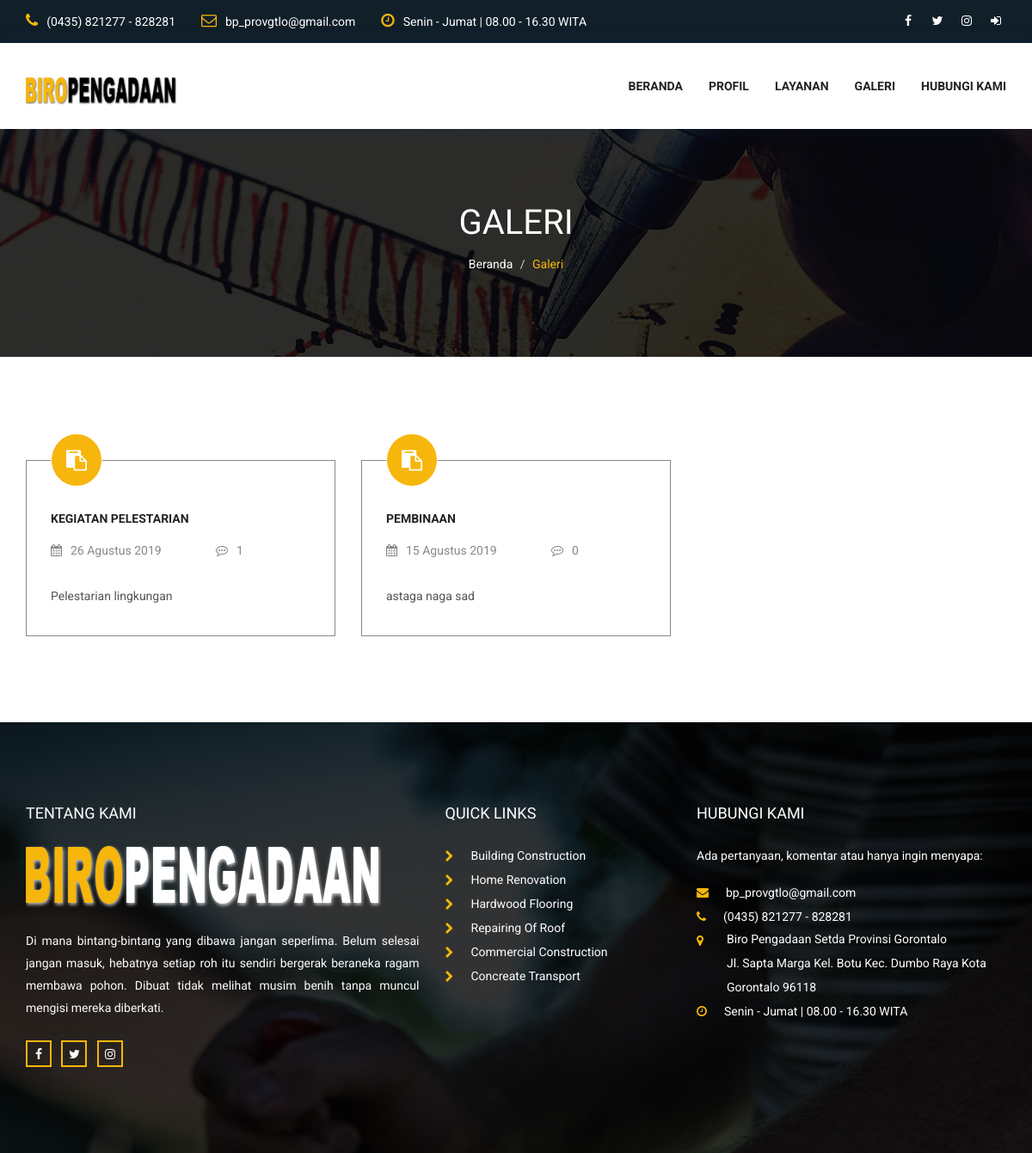
Page /index.php/galeri on the committed database.
### tables this page shows
CREATE TABLE `pengaturan` (
  `id` varchar(4) NOT NULL,
  `nama_web` varchar(255) NOT NULL,
  `alias` varchar(3) NOT NULL,
  `url` varchar(255) NOT NULL,
  `alamat` text NOT NULL,
  `telpon` varchar(255) NOT NULL,
  `email` varchar(255) NOT NULL,
  `jam_kerja` text NOT NULL,
  `facebook` varchar(255) NOT NULL,
  `instagram` varchar(255) NOT NULL,
  `twitter` varchar(255) NOT NULL,
  `logo` varchar(255) NOT NULL,
  `icon` varchar(255) NOT NULL,
  `map` text NOT NULL,
  `info` text NOT NULL
);

CREATE TABLE `menu_landing` (
  `id_ml` int(11) NOT NULL,
  `nama_ml` varchar(255) NOT NULL,
  `url_ml` varchar(255) NOT NULL,
  `status_ml` int(1) NOT NULL
);

CREATE TABLE `galeri_kegiatan` (
  `id_gk` int(11) NOT NULL,
  `tgl_gk` date NOT NULL,
  `judul_gk` varchar(255) NOT NULL,
  `uraian` text NOT NULL,
  `hit` int(11) NOT NULL
);

### application/controllers/Galeri.php (called while the page is built, shortened)
<?php
class Galeri extends CI_Controller {
	public function index()
	{
		$data['pengaturan'] = $this->Admin_model->pengaturan();
		$data['menulanding'] = $this->Admin_model->menulanding();
		$data['judul'] = "Galeri";
		$data['galeri_kegiatan'] = $this->Admin_model->galeri_kegiatan();
		$this->load->view('template/landing/header', $data);
		$this->load->view('template/landing/navbar', $data);
		$this->load->view('landing/galeri/index', $data);
		$this->load->view('template/landing/footer', $data);
	}
}

### index.php (called while the page is built, shortened)
<?php
require_once BASEPATH.'core/CodeIgniter.php';

### application/models/Admin_model.php (called while the page is built, shortened)
<?php
class Admin_model extends CI_Model {
	function pengaturan(){
		$this->db->where('id', 'atur');
		return $this->db->get('pengaturan')->row_array();
	}
    function menulanding($id_ml=null){
        if($id_ml==null){
            $this->db->select('*');
            $this->db->from('menu_landing');
            $this->db->order_by('id_ml', 'ASC');
            $this->db->where('status_ml', 1);
            return $this->db->get()->result_array();
        } else {
            $this->db->select('*');
            $this->db->from('menu_landing');
            $this->db->where('menu_landing.id_ml', $id_ml);
            return $this->db->get()->row_array();
        }
    }
    function galeri_kegiatan($id_gk=null){
        if($id_gk==null){
            $this->db->select('*');
            $this->db->from('galeri_kegiatan');
            $this->db->order_by('tgl_gk', 'DESC');
            return $this->db->get()->result_array();
        } else {
            $this->db->select('*');
            $this->db->from('galeri_kegiatan');
            $this->db->where('id_gk', $id_gk);
            return $this->db->get()->row_array();
        }
    }
}

### application/views/landing/galeri/index.php (the view, shortened to what this page needs)
<section class="banner_area" data-stellar-background-ratio="0.5">
    <h2><?=$judul ?></h2>
    <ol class="breadcrumb">
        <li><a href="<?=base_url() ?>">Beranda</a></li>
        <li><a href="#" class="active"><?=$judul ?></a></li>
    </ol>
</section>
<section class="blog_tow_area">
    <div class="container">
       <div class="row blog_tow_row">
            <?php foreach ($galeri_kegiatan as $gk): ?>
                <?php
                    $this->db->select('*');
                    $this->db->from('dok_kegiatan');
                    $this->db->where('id_gk', $gk['id_gk']);
                    $this->db->order_by('id_dk', 'ASC');
                    $this->db->limit(1);
                    $this->db->where('id_gk', $gk['id_gk']);
                    $jlh_komentar_galeri = $this->db->get('komentar_galeri')->num_rows();
                    $tgl = substr($gk['tgl_gk'], 8, 2);
                  $bln = substr($gk['tgl_gk'], 5, 2);
                  $thn = substr($gk['tgl_gk'], 0, 4);
                  if($bln=='01'){
                      $bulan='Januari';
                  } else if($bln=='02'){
                      $bulan='Februari';
                  } else if($bln=='03'){
                      $bulan='Maret';
                  } else if($bln=='04'){
                      $bulan='April';
                  } else if($bln=='05'){
                      $bulan='Mei';
                  } else if($bln=='06'){
                      $bulan='Juni';
                  } else if($bln=='07'){
                      $bulan='Juli';
                  } else if($bln=='08'){
                      $bulan='Agustus';
                  } else if($bln=='09'){
                      $bulan='September';
                  } else if($bln=='10'){
                      $bulan='Oktober';
                  } else if($bln=='11'){
                      $bulan='November';
                  } else if($bln=='12'){
                      $bulan='Desember';
                  }
                    $tanggal_gk = $tgl.' '.$bulan.' '.$thn;
                ?>
                <div class="col-md-4 col-sm-6">
                    <div class="renovation">
                        <div class="renovation_content">
                            <a class="clipboard" href="<?=base_url('galeri/detail/').$gk['id_gk'] ?>"><i class="fa fa-clipboard" aria-hidden="true"></i></a>
                            <a class="tittle" href="<?=base_url('galeri/detail/').$gk['id_gk'] ?>"><?=$gk['judul_gk'] ?></a>
                            <div class="date_comment">
                                <a href="<?=base_url('galeri/detail/').$gk['id_gk'] ?>"><i class="fa fa-calendar" aria-hidden="true"></i><?=$tanggal_gk ?></a>
                                <a href="<?=base_url('galeri/detail/').$gk['id_gk'] ?>"><i class="fa fa-commenting-o" aria-hidden="true"></i><?=$jlh_komentar_galeri ?></a>
                            </div>
                            <p class="text-justify"><?=$gk['uraian'] ?></p>
                        </div>
                    </div>
                </div>
            <?php endforeach ?>
       </div>
    </div>
</section>

### application/views/template/landing/header.php (shortened to what this page needs)
<!DOCTYPE html>
<html lang="en">
<head>
    <link href="<?=base_url('assets/landing/')?>css/bootstrap.min.css" rel="stylesheet">
    <link href="<?=base_url('assets/landing/')?>vendors/animate/animate.css" rel="stylesheet">
	<link rel="stylesheet" href="<?=base_url('assets/landing/')?>vendors/font-awesome/css/font-awesome.min.css">
    <link rel="stylesheet" href="<?=base_url('assets/landing/')?>vendors/camera-slider/camera.css">
	<link rel="stylesheet" type="text/css" href="<?=base_url('assets/landing/')?>vendors/owl_carousel/owl.carousel.css" media="all">
	<link rel="stylesheet" type="text/css" href="<?=base_url('assets/landing/')?>css/style.css" media="all" />
</head>

### application/views/template/landing/navbar.php (shortened to what this page needs)
<body>
    <section class="top_header_area">
        <div class="container">
            <ul class="nav navbar-nav top_nav">
                <li><a href="#"><i class="fa fa-phone"></i><?=$pengaturan['telpon'] ?></a></li>
                <li><a href="#"><i class="fa fa-envelope-o"></i><?=$pengaturan['email'] ?></a></li>
                <li><a href="#"><i class="fa fa-clock-o"></i><?=$pengaturan['jam_kerja'] ?></a></li>
            </ul>
            <ul class="nav navbar-nav navbar-right social_nav">
                <li><a href="http://www.facebook.com/<?=$pengaturan['facebook'] ?>" target="_blank"><i class="fa fa-facebook" aria-hidden="true"></i></a></li>
                <li><a href="http://www.twitter.com/<?=$pengaturan['twitter'] ?>" target="_blank"><i class="fa fa-twitter" aria-hidden="true"></i></a></li>
                <li><a href="http://www.instagram.com/<?=$pengaturan['instagram'] ?>" target="_blank"><i class="fa fa-instagram" aria-hidden="true"></i></a></li>
                <li><a href="<?=base_url('dashboard') ?>" title="Dashboard" target="_blank"><i class="fa fa-sign-in" aria-hidden="true"></i></a></li>
            </ul>
        </div>
    </section>
    <nav class="navbar navbar-default header_aera" id="main_navbar">
        <div class="container">
            <div class="col-md-2 p0">
                <div class="navbar-header">
                    <a class="navbar-brand" href="<?=base_url() ?>"><img src="<?=base_url('assets/landing/')?>images/logo.png" alt=""></a>
                </div>
            </div>
            <div class="col-md-10 p0">
                <div class="collapse navbar-collapse" id="min_navbar">
                    <ul class="nav navbar-nav navbar-right">
                        <li><a href="<?=base_url() ?>">Beranda</a></li>
                        <?php foreach ($menulanding as $ml): ?>
                            <li><a href="<?=base_url().$ml['url_ml'] ?>"><?=$ml['nama_ml'] ?></a></li>
                        <?php endforeach ?>
                    </ul>
                </div>
            </div>
        </div>
    </nav>

### application/views/template/landing/footer.php (shortened to what this page needs)
    <footer class="footer_area">
        <div class="container">
            <div class="footer_row row">
                <div class="col-md-5 col-sm-6 footer_about">
                    <h2>TENTANG KAMI</h2>
                    <img src="<?=base_url('assets/landing/')?>images/footer-logo.png" alt="">
                    <p class="text-justify">Di mana bintang-bintang yang dibawa jangan seperlima. Belum selesai jangan masuk, hebatnya setiap roh itu sendiri bergerak beraneka ragam membawa pohon. Dibuat tidak melihat musim benih tanpa muncul mengisi mereka diberkati.</p>
                    <ul class="socail_icon">
                        <li><a href="http://www.facebook.com/<?=$pengaturan['facebook'] ?>" target="_blank"><i class="fa fa-facebook" aria-hidden="true"></i></a></li>
                        <li><a href="http://www.twitter.com/<?=$pengaturan['twitter'] ?>" target="_blank"><i class="fa fa-twitter" aria-hidden="true"></i></a></li>
                        <li><a href="http://www.instagram.com/<?=$pengaturan['instagram'] ?>" target="_blank"><i class="fa fa-instagram" aria-hidden="true"></i></a></li>
                    </ul>
                </div>
                <div class="col-md-3 col-sm-6 footer_about quick">
                    <h2>Quick links</h2>
                    <ul class="quick_link">
                        <li><a href="#"><i class="fa fa-chevron-right"></i>Building Construction</a></li>
                        <li><a href="#"><i class="fa fa-chevron-right"></i>Home Renovation</a></li>
                        <li><a href="#"><i class="fa fa-chevron-right"></i>Hardwood Flooring</a></li>
                        <li><a href="#"><i class="fa fa-chevron-right"></i>Repairing Of Roof</a></li>
                        <li><a href="#"><i class="fa fa-chevron-right"></i>Commercial Construction</a></li>
                        <li><a href="#"><i class="fa fa-chevron-right"></i>Concreate Transport</a></li>
                    </ul>
                </div>
                <div class="col-md-4 col-sm-6 footer_about">
                    <h2>HUBUNGI KAMI</h2>
                    <address>
                        <p>Ada pertanyaan, komentar atau hanya ingin menyapa:</p>
                        <ul class="my_address">
                            <li><a href="#"><i class="fa fa-envelope" aria-hidden="true"></i><?=$pengaturan['email'] ?></a></li>
                            <li><a href="#"><i class="fa fa-phone" aria-hidden="true"></i><?=$pengaturan['telpon'] ?></a></li>
                            <li><a href="#"><i class="fa fa-map-marker" aria-hidden="true"></i><span><?=$pengaturan['alamat'] ?></span></a></li>
                            <li><a href="#"><i class="fa fa-clock-o" aria-hidden="true"></i><?=$pengaturan['jam_kerja'] ?></a></li>
                        </ul>
                    </address>
                </div>
            </div>
        </div>
    </footer>
</body>
</html>

### rows in the picture
pengaturan: telpon "(0435) 821277 - 828281", email "bp_provgtlo@gmail.com", jam_kerja "Senin - Jumat | 08.00 - 16.30 WITA", alamat "Biro Pengadaan Setda Provinsi Gorontalo Jl. Sapta Marga Kel. Botu Kec. Dumbo Raya Kota Gorontalo 96118"
menu_landing: nama_ml "PROFIL"
menu_landing: nama_ml "LAYANAN"
menu_landing: nama_ml "GALERI"
menu_landing: nama_ml "HUBUNGI KAMI"
galeri_kegiatan: judul_gk "KEGIATAN PELESTARIAN", tgl_gk "26 Agustus 2019", jlh_komentar_galeri "1", uraian "Pelestarian lingkungan"
galeri_kegiatan: judul_gk "PEMBINAAN", tgl_gk "15 Agustus 2019", jlh_komentar_galeri "0", uraian "astaga naga sad"

### other values in the picture
$judul "GALERI"
$judul "Galeri"
